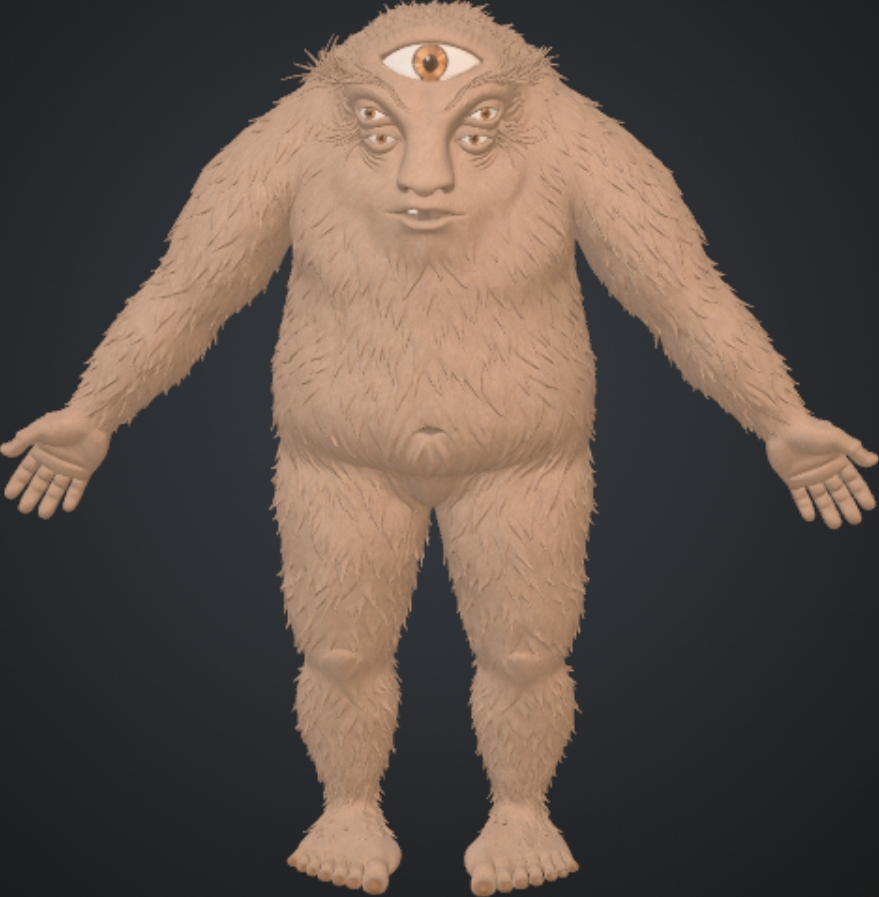
#> input picture android/play/concepts/pixel/front.png, 879 x 897 px
$ python -i legfix.py   (imports and definitions only)
#> lines starting #> are read from the running program, lines starting #| are printed output that depends on the picture
import numpy as np, cv2
def ss(x): x = np.clip(x, 0, 1); return x * x * (3 - 2 * x)
def single_leg(img, y0=560, y1=1000):
    """Rebuild the side view's leg (source coordinates) as ONE leg. The source shows both legs
    overlapping plus the painted-out arm, which leaves seams that read as extra legs once the
    legs separate. Each row keeps its silhouette, gets one rounded shade (light at the front,
    darker at the back) and fur detail copied from the clean front strip of the same leg."""
    a = np.asarray(img).astype(np.float32); al = a[..., 3] / 255; rgb = a[..., :3]
    H, W = al.shape
    low = cv2.GaussianBlur(rgb * al[..., None], (0, 0), 14) / np.maximum(cv2.GaussianBlur(al, (0, 0), 14), 1e-3)[..., None]
    detail = rgb - cv2.GaussianBlur(rgb, (0, 0), 7)      # same strand scale as the body's fur
    out = rgb.copy()
    # one base colour per row from the leg's front, smoothed down the leg (no dark band at the knee)
    bases = np.zeros((H, 3), np.float32); have = np.zeros(H, bool)
    for y in range(y0, min(H, y1 + 40)):
        xs = np.nonzero(al[y] > 0.5)[0]
        if len(xs) >= 8: bases[y] = low[y, xs.min() + 8:xs.min() + 50].mean(0); have[y] = True
    yi = np.nonzero(have)[0]
    for ch in range(3): bases[yi, ch] = np.interp(yi, yi, bases[yi, ch])
    sm = cv2.GaussianBlur(bases[None], (0, 0), sigmaX=60, sigmaY=0.1)[0] if False else None
    k = np.exp(-0.5 * (np.arange(-120, 121) / 45.0) ** 2)
    num = np.stack([np.convolve(bases[:, c] * have, k, 'same') for c in range(3)], 1); den = np.convolve(have.astype(float), k, 'same')[:, None]
    bases = num / np.maximum(den, 1e-6)
    for y in range(y0, min(H, y1 + 40)):
        xs = np.nonzero(al[y] > 0.5)[0]
        if len(xs) < 8: continue
        x0, x1 = xs.min(), xs.max(); wd = x1 - x0
        u = (np.arange(W) - x0) / max(1, wd)
        base = bases[y]
        shade = 1.04 - 0.26 * np.clip(np.abs(u - 0.3) / 0.7, 0, 1) ** 1.5
        # fur: tile the front 56 px strip across the row (mirrored so the tiles meet without a seam)
        n = 64; fur = 0
        for ph in (0, n // 2):                            # two tile sets half a tile apart, cross-faded: no seams
            idx = np.arange(W) - x0 - ph; tile = idx // n; r = idx % n
            dy = ((tile * 37 + ph) % 23) - 11             # each tile borrows from a different height
            sy_ = np.clip(y + dy, 0, H - 1); sx_ = np.clip(x0 + 8 + r, 0, W - 1)
            wt = 1 - np.abs(r / n - 0.5) * 2
            fur = fur + detail[sy_, sx_] * wt[:, None]
        row = base[None] * shade[:, None] + fur * 1.55
        w = ss((y - y0) / 40.0) * (1 - ss((y - y1) / 30.0))
        out[y] = row * w + rgb[y] * (1 - w)
    res = a.copy(); res[..., :3] = np.clip(out, 0, 255)
    # back edge of the near leg (traced by hand over the model): everything behind it is the
    # far leg and the buttock, which the far-leg layer and the body draw instead
    by = [600, 612, 640, 660, 700, 740, 800, 860, 920, 960, 1000, 1030]
    bx = [345, 340, 310, 282, 268, 262, 262, 294, 314, 310, 292, 284]
    yy, xx = np.mgrid[0:H, 0:W]
    edge = np.interp(yy, by, bx)
    # a furry edge, like the rest of his outline: strands that flick down and back
    rng = np.random.default_rng(7)
    sp = np.zeros(H, np.float32); y_ = 0
    while y_ < H:
        L = int(rng.integers(7, 16)); amp = float(rng.uniform(1.5, 6.5))
        sp[y_:y_ + L] = amp * np.linspace(0, 1, len(sp[y_:y_ + L])) ** 1.5   # each strand grows toward its tip, then the next starts
        y_ += L
    keep = 1 - ss((xx - edge - sp[yy] + 2) / 4.0)
    on = (1 - ss((yy - 1014) / 14.0)) * ss((yy - 590) / 15.0)     # only between the hip and the ankle
    res[..., 3] = res[..., 3] * (1 - on * (1 - keep))
    return res.astype(np.uint8)

>>> import cv2
>>> picture = cv2.imread('front.png', cv2.IMREAD_GRAYSCALE)
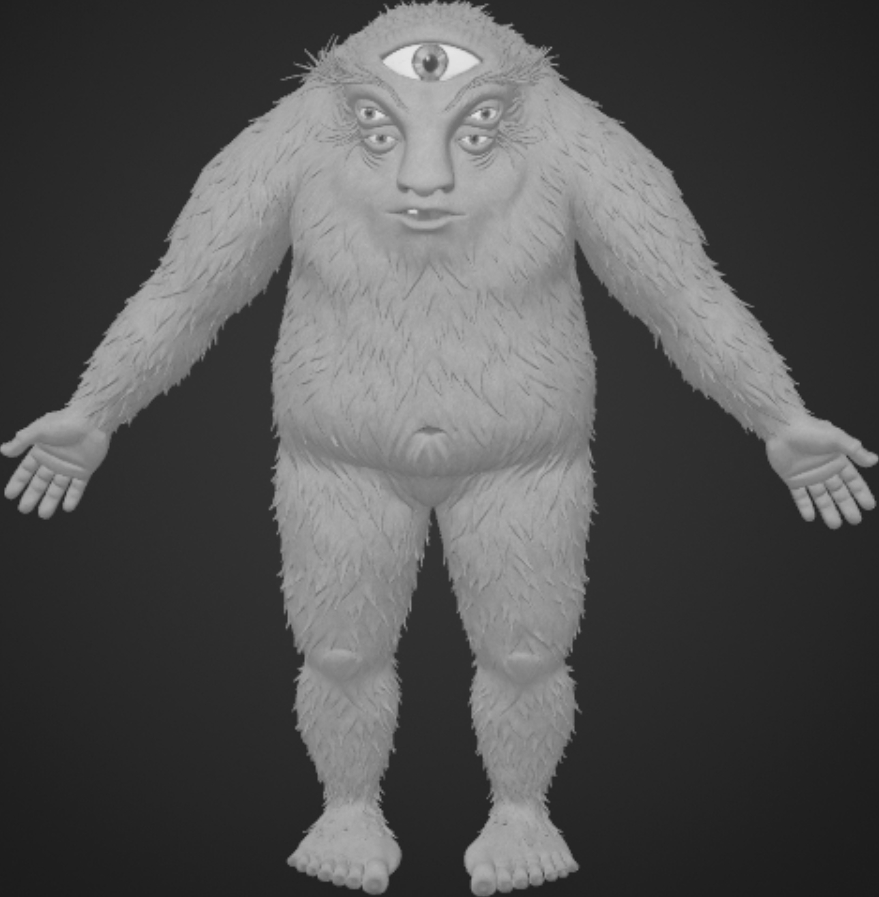
#> picture: shape (897, 879); min 27, max 230, mean 82.8
>>> result = single_leg(picture)
#> in single_leg, `al = a[..., 3] / 255`: al = 897 values, max 0.651 at index 447, min 0.106 at index 891, mean 0.149
#> in single_leg, `rgb = a[..., :3]`: rgb = 897 rows, first 8: [32, 32, 32], [32, 32, 32], [32, 33, 33], [32, 32, 32], [32, 32, 32], [32, 32, 32], [32, 32, 32], [32, 33, 33]
#> (the run stopped early here; a loop or call above may not have finished)
